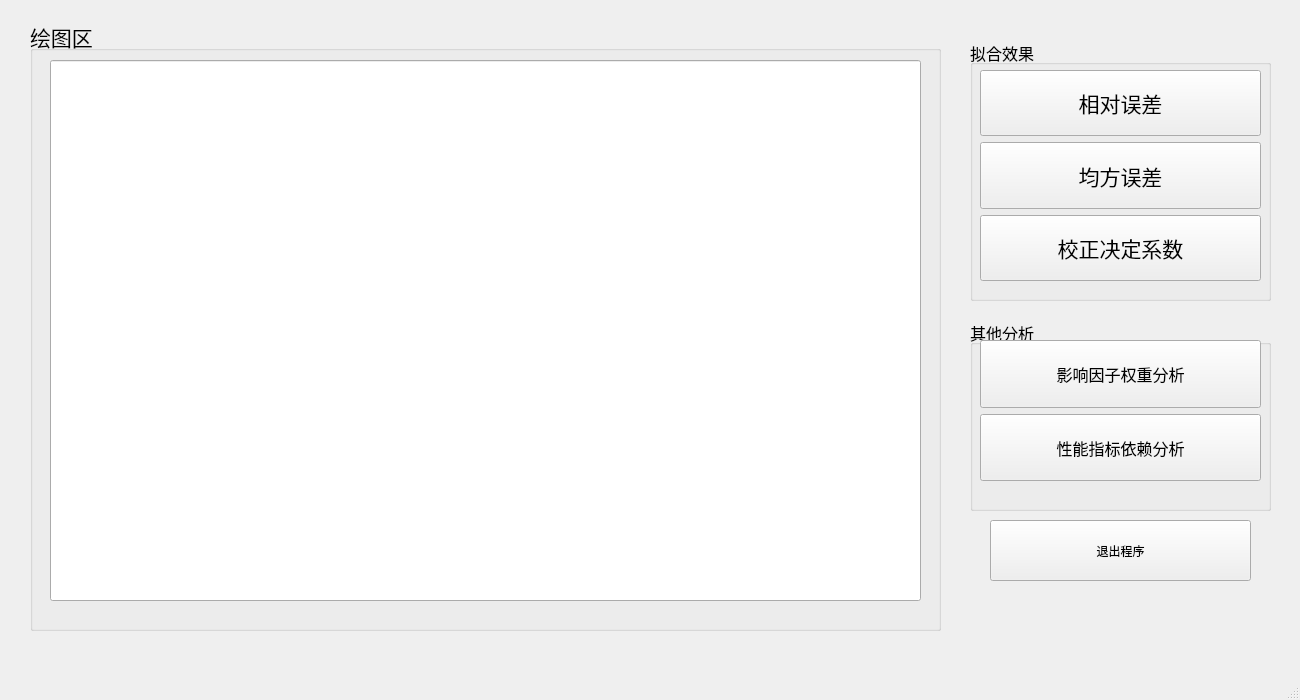
<?xml version="1.0" encoding="UTF-8"?>
<ui version="4.0">
 <class>PlotWindow1</class>
 <widget class="QMainWindow" name="PlotWindow1">
  <property name="geometry">
   <rect>
    <x>0</x>
    <y>0</y>
    <width>1300</width>
    <height>700</height>
   </rect>
  </property>
  <property name="windowTitle">
   <string>MainWindow</string>
  </property>
  <widget class="QWidget" name="centralwidget">
   <widget class="QGroupBox" name="TrainData_4">
    <property name="geometry">
     <rect>
      <x>30</x>
      <y>20</y>
      <width>911</width>
      <height>611</height>
     </rect>
    </property>
    <property name="sizePolicy">
     <sizepolicy hsizetype="Expanding" vsizetype="Expanding">
      <horstretch>0</horstretch>
      <verstretch>0</verstretch>
     </sizepolicy>
    </property>
    <property name="minimumSize">
     <size>
      <width>0</width>
      <height>0</height>
     </size>
    </property>
    <property name="font">
     <font>
      <family>Consolas</family>
      <pointsize>16</pointsize>
     </font>
    </property>
    <property name="title">
     <string>绘图区</string>
    </property>
    <widget class="QLineEdit" name="lineEdit">
     <property name="geometry">
      <rect>
       <x>20</x>
       <y>40</y>
       <width>871</width>
       <height>541</height>
      </rect>
     </property>
    </widget>
    <widget class="QLabel" name="pic">
     <property name="geometry">
      <rect>
       <x>30</x>
       <y>70</y>
       <width>841</width>
       <height>491</height>
      </rect>
     </property>
     <property name="text">
      <string/>
     </property>
    </widget>
   </widget>
   <widget class="QPushButton" name="ExitBtn_3">
    <property name="geometry">
     <rect>
      <x>990</x>
      <y>520</y>
      <width>261</width>
      <height>61</height>
     </rect>
    </property>
    <property name="sizePolicy">
     <sizepolicy hsizetype="Expanding" vsizetype="Expanding">
      <horstretch>0</horstretch>
      <verstretch>0</verstretch>
     </sizepolicy>
    </property>
    <property name="minimumSize">
     <size>
      <width>131</width>
      <height>61</height>
     </size>
    </property>
    <property name="styleSheet">
     <string notr="true">font: 75 16pt &quot;宋体&quot;;</string>
    </property>
    <property name="text">
     <string>退出程序</string>
    </property>
   </widget>
   <widget class="QGroupBox" name="Tool_3">
    <property name="enabled">
     <bool>true</bool>
    </property>
    <property name="geometry">
     <rect>
      <x>970</x>
      <y>40</y>
      <width>301</width>
      <height>261</height>
     </rect>
    </property>
    <property name="sizePolicy">
     <sizepolicy hsizetype="Expanding" vsizetype="Expanding">
      <horstretch>0</horstretch>
      <verstretch>0</verstretch>
     </sizepolicy>
    </property>
    <property name="minimumSize">
     <size>
      <width>0</width>
      <height>0</height>
     </size>
    </property>
    <property name="font">
     <font>
      <family>Consolas</family>
      <pointsize>12</pointsize>
      <weight>9</weight>
      <italic>false</italic>
      <bold>false</bold>
     </font>
    </property>
    <property name="styleSheet">
     <string notr="true">font: 75 12pt &quot;Consolas&quot;;</string>
    </property>
    <property name="title">
     <string>拟合效果</string>
    </property>
    <widget class="QWidget" name="widget" native="true">
     <property name="geometry">
      <rect>
       <x>10</x>
       <y>30</y>
       <width>281</width>
       <height>211</height>
      </rect>
     </property>
     <property name="sizePolicy">
      <sizepolicy hsizetype="Maximum" vsizetype="Maximum">
       <horstretch>0</horstretch>
       <verstretch>0</verstretch>
      </sizepolicy>
     </property>
     <layout class="QVBoxLayout" name="verticalLayout_3">
      <item>
       <widget class="QPushButton" name="CompareBtn">
        <property name="sizePolicy">
         <sizepolicy hsizetype="Expanding" vsizetype="Expanding">
          <horstretch>0</horstretch>
          <verstretch>0</verstretch>
         </sizepolicy>
        </property>
        <property name="minimumSize">
         <size>
          <width>0</width>
          <height>0</height>
         </size>
        </property>
        <property name="font">
         <font>
          <family>宋体</family>
          <pointsize>16</pointsize>
          <weight>9</weight>
          <italic>false</italic>
          <bold>false</bold>
         </font>
        </property>
        <property name="styleSheet">
         <string notr="true">font: 75 16pt &quot;宋体&quot;;</string>
        </property>
        <property name="text">
         <string>相对误差</string>
        </property>
       </widget>
      </item>
      <item>
       <widget class="QPushButton" name="MseBtn">
        <property name="sizePolicy">
         <sizepolicy hsizetype="Expanding" vsizetype="Expanding">
          <horstretch>0</horstretch>
          <verstretch>0</verstretch>
         </sizepolicy>
        </property>
        <property name="minimumSize">
         <size>
          <width>0</width>
          <height>0</height>
         </size>
        </property>
        <property name="font">
         <font>
          <family>宋体</family>
          <pointsize>16</pointsize>
          <weight>9</weight>
          <italic>false</italic>
          <bold>false</bold>
         </font>
        </property>
        <property name="styleSheet">
         <string notr="true">font: 75 16pt &quot;宋体&quot;;</string>
        </property>
        <property name="text">
         <string>均方误差</string>
        </property>
       </widget>
      </item>
      <item>
       <widget class="QPushButton" name="RAdjustBtn">
        <property name="sizePolicy">
         <sizepolicy hsizetype="Expanding" vsizetype="Expanding">
          <horstretch>0</horstretch>
          <verstretch>0</verstretch>
         </sizepolicy>
        </property>
        <property name="minimumSize">
         <size>
          <width>0</width>
          <height>0</height>
         </size>
        </property>
        <property name="font">
         <font>
          <family>宋体</family>
          <pointsize>16</pointsize>
          <weight>9</weight>
          <italic>false</italic>
          <bold>false</bold>
         </font>
        </property>
        <property name="styleSheet">
         <string notr="true">font: 75 16pt &quot;宋体&quot;;</string>
        </property>
        <property name="text">
         <string>校正决定系数</string>
        </property>
       </widget>
      </item>
     </layout>
    </widget>
   </widget>
   <widget class="QGroupBox" name="Tool_5">
    <property name="enabled">
     <bool>true</bool>
    </property>
    <property name="geometry">
     <rect>
      <x>970</x>
      <y>320</y>
      <width>301</width>
      <height>191</height>
     </rect>
    </property>
    <property name="sizePolicy">
     <sizepolicy hsizetype="Expanding" vsizetype="Expanding">
      <horstretch>0</horstretch>
      <verstretch>0</verstretch>
     </sizepolicy>
    </property>
    <property name="minimumSize">
     <size>
      <width>0</width>
      <height>0</height>
     </size>
    </property>
    <property name="font">
     <font>
      <family>Consolas</family>
      <pointsize>12</pointsize>
      <weight>9</weight>
      <italic>false</italic>
      <bold>false</bold>
     </font>
    </property>
    <property name="styleSheet">
     <string notr="true">font: 75 12pt &quot;Consolas&quot;;</string>
    </property>
    <property name="title">
     <string>其他分析</string>
    </property>
    <widget class="QWidget" name="widget_2" native="true">
     <property name="geometry">
      <rect>
       <x>10</x>
       <y>20</y>
       <width>281</width>
       <height>141</height>
      </rect>
     </property>
     <layout class="QVBoxLayout" name="verticalLayout_4">
      <item>
       <widget class="QPushButton" name="WeightBtn">
        <property name="sizePolicy">
         <sizepolicy hsizetype="Expanding" vsizetype="Expanding">
          <horstretch>0</horstretch>
          <verstretch>0</verstretch>
         </sizepolicy>
        </property>
        <property name="minimumSize">
         <size>
          <width>131</width>
          <height>61</height>
         </size>
        </property>
        <property name="styleSheet">
         <string notr="true">font: 75 16pt &quot;宋体&quot;;</string>
        </property>
        <property name="text">
         <string>影响因子权重分析</string>
        </property>
       </widget>
      </item>
      <item>
       <widget class="QPushButton" name="CheckSampleBtn_2">
        <property name="sizePolicy">
         <sizepolicy hsizetype="Expanding" vsizetype="Expanding">
          <horstretch>0</horstretch>
          <verstretch>0</verstretch>
         </sizepolicy>
        </property>
        <property name="minimumSize">
         <size>
          <width>131</width>
          <height>61</height>
         </size>
        </property>
        <property name="styleSheet">
         <string notr="true">font: 75 16pt &quot;宋体&quot;;</string>
        </property>
        <property name="text">
         <string>性能指标依赖分析</string>
        </property>
       </widget>
      </item>
     </layout>
    </widget>
   </widget>
  </widget>
  <widget class="QMenuBar" name="menubar">
   <property name="geometry">
    <rect>
     <x>0</x>
     <y>0</y>
     <width>1300</width>
     <height>25</height>
    </rect>
   </property>
  </widget>
  <widget class="QStatusBar" name="statusbar"/>
 </widget>
 <resources/>
 <connections/>
</ui>
